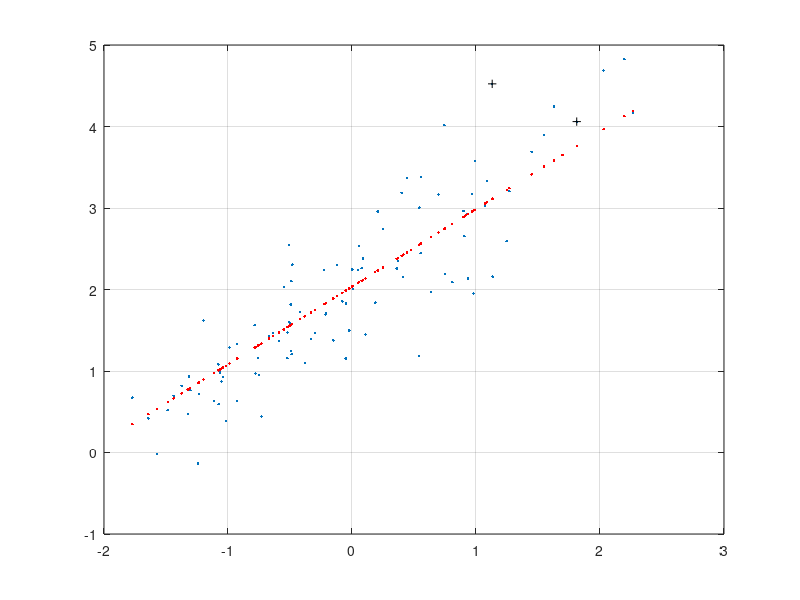

The MATLAB script that drew this image:
clear all;
close all;

N = 100;
c = 2;
m = 1;
w = .1;
%% 1-(1-w^2)^num_iter = .9
p = 0.9;
num_iter = ceil(log(1-p)/log(1-w^2));

x = randn(1,N);
y = c + m*x + 0.5*randn(1,N);


T = 1;

Rat = 0;

%figure(1);
%plot(x,y,'.'); hold on;

for n = 1:num_iter

	i = randperm(N,2);
	# Expression of m and c in terms of two points (x(i),y(i))
	m_ = (y(i(2))-y(i(1)))/(x(i(2))-x(i(1)));	
	c_ = y(i(1))-m_*x(i(1));
	y1 = m_*x+c_;
	e = abs(y-y1);
	Rat_ = sum(e<=T)/N
%	plot(x,y1,'.r'); grid on;
%	plot(x(i(1)),y(i(1)),'+k');
%	plot(x(i(2)),y(i(2)),'+k');
%	pause();
	if Rat_ > Rat
		m_hat = m_;
		c_hat = c_;
		Rat = Rat_;
	end 
end

y1 = m_hat*x+c_hat;

figure(1);
plot(x,y,'.'); hold on;
plot(x,y1,'.r'); grid on;
plot(x(i(1)),y(i(1)),'+k');
plot(x(i(2)),y(i(2)),'+k');

